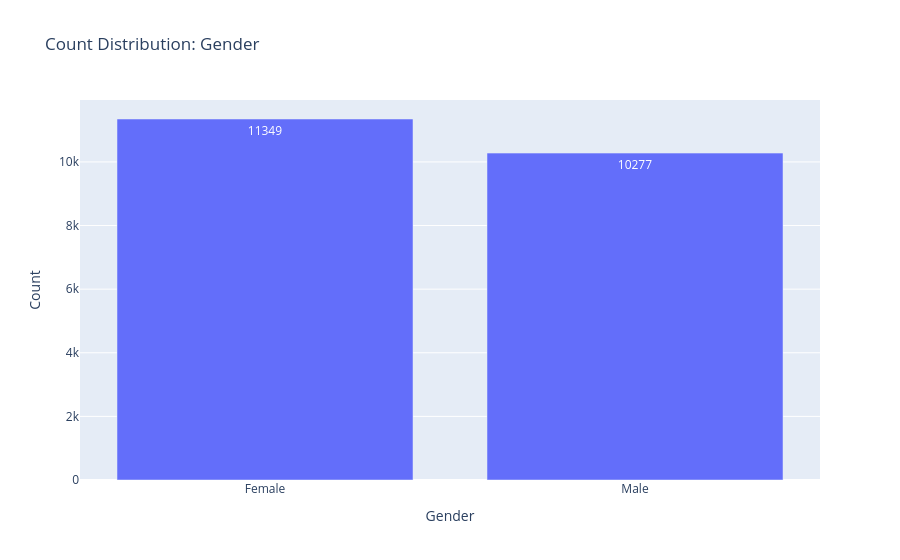
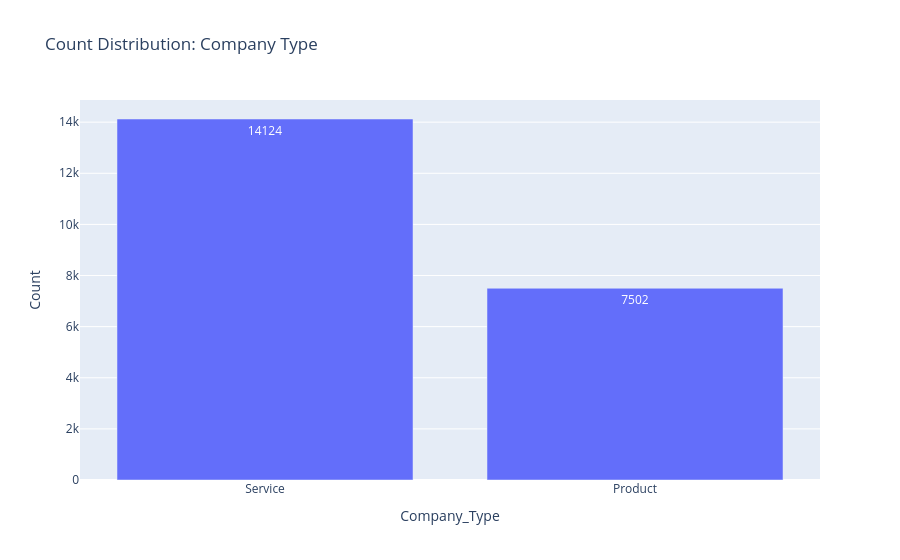
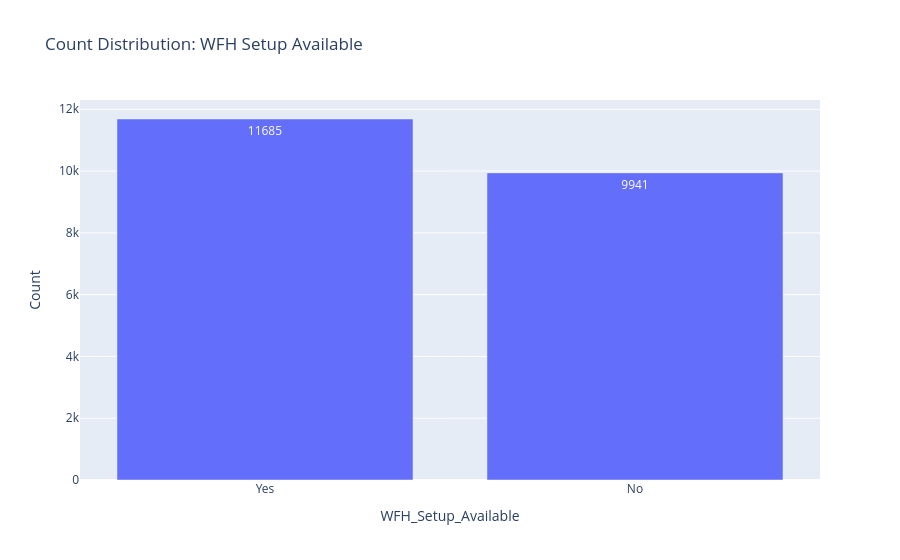
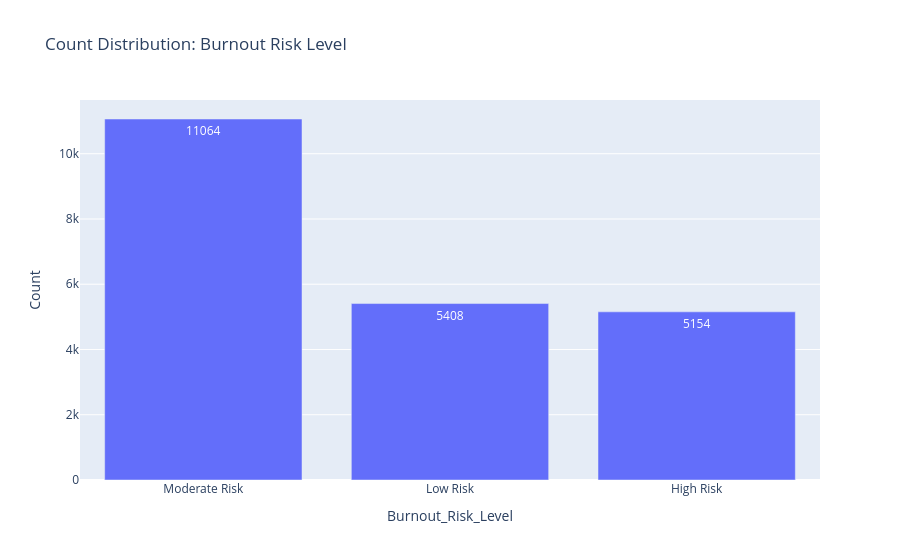

Source (notebook cell) for these figures, in order:
### Code cell
categorical_cols = ["Gender", "Company_Type", "WFH_Setup_Available", "Burnout_Risk_Level"]

for col in categorical_cols:
    if col in eda_df.columns:
        counts = eda_df[col].value_counts().reset_index()
        counts.columns = [col, "Count"]
        fig = px.bar(
            counts,
            x=col,
            y="Count",
            title=f"Count Distribution: {col.replace('_', ' ')}",
            text="Count"
        )
        fig.show()

### Figure 1 — Plotly figure (JSON) as saved in the notebook; plotly's stock layout.template omitted (floating-point values rounded to 4 significant figures)
{"data": [{"hovertemplate": "Gender=%{x}<br>Count=%{text}<extra></extra>", "legendgroup": "", "marker": {"color": "#636efa", "pattern": {"shape": ""}}, "name": "", "orientation": "v", "showlegend": false, "text": [11350.0, 10280.0], "textposition": "auto", "type": "bar", "x": ["Female", "Male"], "xaxis": "x", "y": [11349, 10277], "yaxis": "y"}], "layout": {"barmode": "relative", "legend": {"tracegroupgap": 0}, "title": {"text": "Count Distribution: Gender"}, "xaxis": {"anchor": "y", "domain": [0, 1], "title": {"text": "Gender"}}, "yaxis": {"anchor": "x", "domain": [0, 1], "title": {"text": "Count"}}}}

### Figure 2 — Plotly figure (JSON) as saved in the notebook; plotly's stock layout.template omitted (floating-point values rounded to 4 significant figures)
{"data": [{"hovertemplate": "Company_Type=%{x}<br>Count=%{text}<extra></extra>", "legendgroup": "", "marker": {"color": "#636efa", "pattern": {"shape": ""}}, "name": "", "orientation": "v", "showlegend": false, "text": [14120.0, 7502.0], "textposition": "auto", "type": "bar", "x": ["Service", "Product"], "xaxis": "x", "y": [14124, 7502], "yaxis": "y"}], "layout": {"barmode": "relative", "legend": {"tracegroupgap": 0}, "title": {"text": "Count Distribution: Company Type"}, "xaxis": {"anchor": "y", "domain": [0, 1], "title": {"text": "Company_Type"}}, "yaxis": {"anchor": "x", "domain": [0, 1], "title": {"text": "Count"}}}}

### Figure 3 — Plotly figure (JSON) as saved in the notebook; plotly's stock layout.template omitted (floating-point values rounded to 4 significant figures)
{"data": [{"hovertemplate": "WFH_Setup_Available=%{x}<br>Count=%{text}<extra></extra>", "legendgroup": "", "marker": {"color": "#636efa", "pattern": {"shape": ""}}, "name": "", "orientation": "v", "showlegend": false, "text": [11680.0, 9941.0], "textposition": "auto", "type": "bar", "x": ["Yes", "No"], "xaxis": "x", "y": [11685, 9941], "yaxis": "y"}], "layout": {"barmode": "relative", "legend": {"tracegroupgap": 0}, "title": {"text": "Count Distribution: WFH Setup Available"}, "xaxis": {"anchor": "y", "domain": [0, 1], "title": {"text": "WFH_Setup_Available"}}, "yaxis": {"anchor": "x", "domain": [0, 1], "title": {"text": "Count"}}}}

### Figure 4 — Plotly figure (JSON) as saved in the notebook; plotly's stock layout.template omitted (floating-point values rounded to 4 significant figures)
{"data": [{"hovertemplate": "Burnout_Risk_Level=%{x}<br>Count=%{text}<extra></extra>", "legendgroup": "", "marker": {"color": "#636efa", "pattern": {"shape": ""}}, "name": "", "orientation": "v", "showlegend": false, "text": [11060.0, 5408.0, 5154.0], "textposition": "auto", "type": "bar", "x": ["Moderate Risk", "Low Risk", "High Risk"], "xaxis": "x", "y": [11064, 5408, 5154], "yaxis": "y"}], "layout": {"barmode": "relative", "legend": {"tracegroupgap": 0}, "title": {"text": "Count Distribution: Burnout Risk Level"}, "xaxis": {"anchor": "y", "domain": [0, 1], "title": {"text": "Burnout_Risk_Level"}}, "yaxis": {"anchor": "x", "domain": [0, 1], "title": {"text": "Count"}}}}
